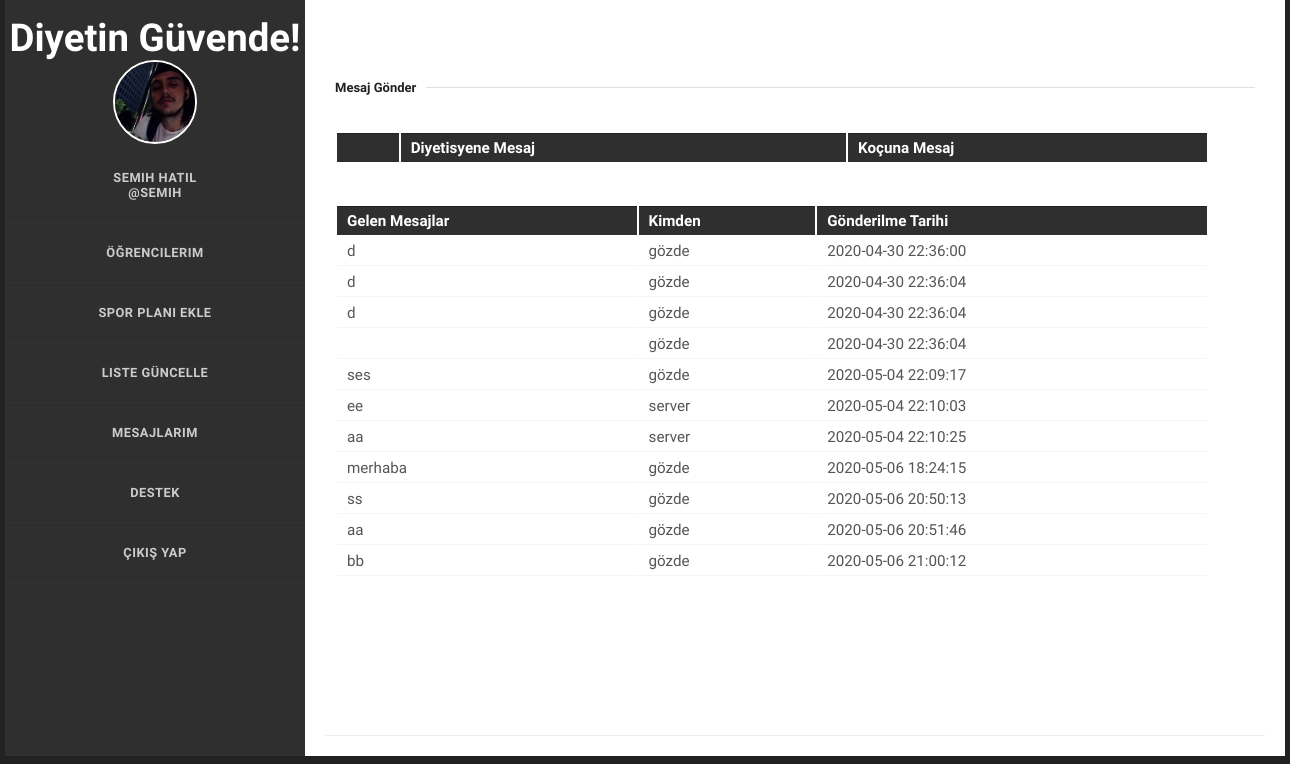
Screenshot of /Kullanici/kullanici-mesajlari.php (signed in) with the database file from the repository.
### tables this page shows
CREATE TABLE `kullanici` (
  `Id` int(11) NOT NULL,
  `CinsiyetId` int(11) NOT NULL,
  `Ad` varchar(30) NOT NULL,
  `Soyad` varchar(30) NOT NULL,
  `DogumTarih` date NOT NULL,
  `KullaniciAdi` varchar(15) NOT NULL,
  `Email` varchar(50) NOT NULL,
  `TelefonNo` varchar(15) NOT NULL,
  `Sifre` varchar(150) NOT NULL,
  `KullaniciTurId` int(11) NOT NULL,
  `pfoto` varchar(100) DEFAULT NULL
);

CREATE TABLE `kullanicimesaj` (
  `Id` int(11) NOT NULL,
  `GonderenId` int(11) NOT NULL,
  `AlanId` int(11) NOT NULL,
  `Mesaj` varchar(400) NOT NULL,
  `GonderilmeTarihi` datetime NOT NULL
);

### Kullanici/kullanici-mesajlari.php (the view, shortened to what this page needs)
<!doctype html>
<html>
<head>
    <link rel="stylesheet" href="/css/styles.css" type="text/css" />
</head>
<body>
<section id="body" class="width">
    <?php include "../Ortak/get-menu.php"?>
    <section id="content" class="column-right">
        <article>
            <div class="beyaz" style="padding-top: 50px"  >
                <fieldset>
                    <legend>Mesaj Gönder</legend><br><br>
                    <table>
                        <th>
                        <th>Diyetisyene Mesaj</th>
                        <th>Koçuna Mesaj</th>
                        </th>
                        <?php
                        include "../baglan.php";
                        $id = $_SESSION['Id'];
                        ?>
                    </table>
                    <table style="margin-top: 40px;">
                        <tr>
                            <th>Gelen Mesajlar</th>
                            <th>Kimden</th>
                            <th>Gönderilme Tarihi</th>
                        </tr>
                        <?php
                        $query = $db->query("SELECT * FROM kullanicimesaj where AlanId = $id", PDO::FETCH_ASSOC);
                        if ( $query->rowCount() ){
                            foreach( $query as $mesaj ){
                                $kkId= $mesaj['GonderenId'];
                                $karsiKullanici = $db->query("SELECT * FROM kullanici WHERE Id = $kkId")->fetch(PDO::FETCH_ASSOC);
                                print '
                                <tr>
                                    <td>'.$mesaj['Mesaj'].'</td>
                                    <td>'.$karsiKullanici['KullaniciAdi'].'</td>
                                    <td>'.$mesaj['GonderilmeTarihi'].'</td>
                                </tr>
                            ';
                            }
                        }
                        ?>
                    </table><br><br>
            </div>
        </article>
    </section>
</section>
</body>
</html>

### Menus/koc-menu.php
<?php
$username = $_SESSION["username"];
$name = $_SESSION["ad"];
$soyad = $_SESSION["soyad"];
$id = $_SESSION['Id'];
$path = $_SERVER['REQUEST_URI'];
echo '
<aside id="sidebar" class="column-left">
	<header>
		<h1><a href="#">Diyetin Güvende!</a></h1>
	</header>
	<nav id="mainnav">
  		<ul>
                  ';
                    $db = new PDO("mysql:host=localhost;dbname=diyetinguvende", "root", '');
                     $listele=$db-> query(" SELECT * FROM kullanici where Id=$id", PDO::FETCH_ASSOC);
                      if($listele->rowCount())
                     {
                        foreach ($listele as $gelenveri)
                        {
                            if(!empty($gelenveri['pfoto'])){
                            $dosyayolu="../Ortak/resimler/".$gelenveri['pfoto'];
                             echo "<center> <a href='../Ortak/kullanici-profili.php'><img src='$dosyayolu' width='80' height='80'  style='border-width:2px; border-radius:50px; border-style:solid; border-color:white;' ></center>";
                            }
                            else{
                            $dosyayolu="../Ortak/resimler/profil.png";
                            echo " <center> <a href='../Ortak/kullanici-profili.php'><img src='$dosyayolu' width='90' height='90' style='border-width:3px; border-radius:50px; border-style:solid; border-color:white;'></center>";
                            }
                        }
                    }
    if($path == "/Ortak/kullanici-profili.php")
        echo "<li class=\"selected-item\" style=\"background-color:forestgreen\"><a href=\"../Ortak/kullanici-profili.php\">$name $soyad <br>@$username</a></li>
                <li><a href=\"/Koc/koc.php\"> Öğrencilerim</a></li>
                <li><a href=\"/Koc/yeni-spor-plani.php\">Spor Planı Ekle</a></li>
                <li><a href=\"/Koc/koc-liste-guncelle.php\">Liste Güncelle</a></li>
                <li><a href=\"/Koc/koc-mesajlari.php\">Mesajlarim</a></li>
                <li ><a href=\"../Ortak/destek.php\">Destek</a></li>
                <li ><a href=\"../cikis-yap.php\">Çıkış Yap</a></li>";
    else if($path == "/Koc/koc.php")
        echo "<li><a href=\"../Ortak/kullanici-profili.php\">$name $soyad <br>@$username</a></li>
                <li class=\"selected-item\" style=\"background-color:forestgreen\"><a href=\"/Koc/koc.php\"> Öğrencilerim</a></li>
                <li ><a href=\"/Koc/yeni-spor-plani.php\">Spor Planı Ekle</a></li>
                <li><a href=\"/Koc/koc-liste-guncelle.php\">Liste Güncelle</a></li>
                <li><a href=\"/Koc/koc-mesajlari.php\">Mesajlarim</a></li>
                <li ><a href=\"../Ortak/destek.php\">Destek</a></li>
                <li ><a href=\"../cikis-yap.php\">Çıkış Yap</a></li>";
    else if($path == "/Koc/yeni-spor-plani.php")
        echo "<li><a href=\"../Ortak/kullanici-profili.php\">$name $soyad <br>@$username</a></li>
                <li><a href=\"/Koc/koc.php\"> Öğrencilerim</a></li>
                <li class=\"selected-item\" style=\"background-color:forestgreen\"><a href=\"/Koc/yeni-spor-plani.php\">Spor Planı Ekle</a></li>
                <li><a href=\"/Koc/koc-liste-guncelle.php\">Liste Güncelle</a></li>
                <li><a href=\"/Koc/koc-mesajlari.php\">Mesajlarim</a></li>
                <li ><a href=\"../Ortak/destek.php\">Destek</a></li>
                <li ><a href=\"../cikis-yap.php\">Çıkış Yap</a></li>";
    else if($path == "/Koc/koc-liste-guncelle.php")
        echo "<li><a href=\"../Ortak/kullanici-profili.php\">$name $soyad <br>@$username</a></li>
                <li><a href=\"/Koc/koc.php\"> Öğrencilerim</a></li>
                <li><a href=\"/Koc/yeni-spor-plani.php\">Spor Planı Ekle</a></li>
                <li class=\"selected-item\" style=\"background-color:forestgreen\"><a href=\"/Koc/koc-liste-guncelle.php\">Liste Güncelle</a></li>
                <li><a href=\"/Koc/koc-mesajlari.php\">Mesajlarim</a></li>
                <li ><a href=\"../Ortak/destek.php\">Destek</a></li>
                <li ><a href=\"../cikis-yap.php\">Çıkış Yap</a></li>";
    else if($path == "/Ortak/destek.php")
        echo "<li><a href=\"../Ortak/kullanici-profili.php\">$name $soyad <br>@$username</a></li>
                <li><a href=\"/Koc/koc.php\"> Öğrencilerim</a></li>
                <li><a href=\"/Koc/yeni-spor-plani.php\">Spor Planı Ekle</a></li>
                <li><a href=\"/Koc/koc-liste-guncelle.php\">Liste Güncelle</a></li>
                <li><a href=\"/Koc/koc-mesajlari.php\">Mesajlarim</a></li>
                <li class=\"selected-item\" style=\"background-color:forestgreen\"><a href=\"../Ortak/destek.php\">Destek</a></li>
                <li ><a href=\"../cikis-yap.php\">Çıkış Yap</a></li>";
    else if($path=="/Koc/koc-mesajlari.php")
        echo "<li><a href=\"../Ortak/kullanici-profili.php\">$name $soyad <br>@$username</a></li>
                <li><a href=\"/Koc/koc.php\"> Öğrencilerim</a></li>
                <li><a href=\"/Koc/yeni-spor-plani.php\">Spor Planı Ekle</a></li>
                <li><a href=\"/Koc/koc-liste-guncelle.php\">Liste Güncelle</a></li>
                <li class=\"selected-item\" style=\"background-color:forestgreen\"><a href=\"/Koc/koc-mesajlari.php\">Mesajlarim</a></li>
                <li ><a href=\"../Ortak/destek.php\">Destek</a></li>
                <li ><a href=\"../cikis-yap.php\">Çıkış Yap</a></li>";
                else if($path == "/Koc/ogrenci-profili.php")
                echo "<li><a href=\"../Ortak/kullanici-profili.php\">$name $soyad <br>@$username</a></li>
                <li><a href=\"/Koc/koc.php\" style=\"background-color:forestgreen\"> Öğrencilerim</a></li>
                <li><a href=\"/Koc/yeni-spor-plani.php\">Spor Planı Ekle</a></li>
                <li><a href=\"/Koc/koc-liste-guncelle.php\">Liste Güncelle</a></li>
                <li><a href=\"/Koc/koc-mesajlari.php\">Mesajlarim</a></li>
                <li ><a href=\"../Ortak/destek.php\">Destek</a></li>
                <li ><a href=\"../cikis-yap.php\">Çıkış Yap</a></li>";
                else{
                echo "<li><a href=\"../Ortak/kullanici-profili.php\">$name $soyad <br>@$username</a></li>
                <li><a href=\"/Koc/koc.php\" > Öğrencilerim</a></li>
                <li><a href=\"/Koc/yeni-spor-plani.php\">Spor Planı Ekle</a></li>
                <li><a href=\"/Koc/koc-liste-guncelle.php\">Liste Güncelle</a></li>
                <li><a href=\"/Koc/koc-mesajlari.php\">Mesajlarim</a></li>
                <li ><a href=\"../Ortak/destek.php\">Destek</a></li>
                <li ><a href=\"../cikis-yap.php\">Çıkış Yap</a></li>";
                }
echo '
        </ul>
	</nav>
</aside>
';?>

### css/styles.css (style rules this page uses)
body { margin:0px auto; padding:0; background: #222; font-family: 'Oxygen', 'sans-serif'; font-size: 1.0em; color:#555; }
* { margin:0; padding:0; }
table { width:95%; text-align:left; }
th, td { padding:5px 10px; }
th { color:#fff; border-top:1px solid #222; background-color:#2F2F2F; }
td { border-bottom:1px solid #f4f4f4; }
a { color:#B80000; }
fieldset { display:block; border:none; border-top:1px solid #e0e0e0; }
fieldset legend { font-weight:bold; font-size:13px; padding-right:10px; color:#222; }
h1 { font-size:2.4em; }
ul, ol { margin:0 0 35px 35px; }
li { padding-bottom:5px; }
.width { width:1280px; margin: 0 auto; }
header { padding-top:15px; margin:0 auto; }
header h1 { text-align: center; font-size:2.4em; }
header h1 a, header h1 a:hover, header h1 a:visited { color: #fff; text-decoration: none; }
div.beyaz { min-height:625px; position:relative; top:15%; left:0%; }
section#body { padding: 0; background: #2f2f2f; }
section#content { width:940px; padding: 20px; background-color: #fff; }
.column-left { float:left; }
.column-right { float:right; }
aside#sidebar { width:300px; position: fixed; }
nav#mainnav ul { padding: 0; margin: 0; list-style: none; }
nav#mainnav li { padding:0; border-bottom: 1px solid #333; font-size:0.8em; }
nav#mainnav li a { color: #ccc; display: block; padding: 22px 17px; text-align: center; text-transform: uppercase; font-weight: bold; text-decoration: none; letter-spacing: 0.5px; }
article { padding: 10px 10px 30px; font-size: 0.95em; border-bottom: 1px solid #eee; }

### rows the page displays
kullanici: pfoto (picture)
kullanicimesaj: Mesaj "d", GonderenId.KullaniciAdi "gözde", GonderilmeTarihi "2020-04-30 22:36:00"
kullanicimesaj: Mesaj "d", GonderenId.KullaniciAdi "gözde", GonderilmeTarihi "2020-04-30 22:36:04"
kullanicimesaj: Mesaj "d", GonderenId.KullaniciAdi "gözde", GonderilmeTarihi "2020-04-30 22:36:04"
kullanicimesaj: GonderenId.KullaniciAdi "gözde", GonderilmeTarihi "2020-04-30 22:36:04"
kullanicimesaj: Mesaj "ses", GonderenId.KullaniciAdi "gözde", GonderilmeTarihi "2020-05-04 22:09:17"
kullanicimesaj: Mesaj "ee", GonderenId.KullaniciAdi "server", GonderilmeTarihi "2020-05-04 22:10:03"
kullanicimesaj: Mesaj "aa", GonderenId.KullaniciAdi "server", GonderilmeTarihi "2020-05-04 22:10:25"
kullanicimesaj: Mesaj "merhaba", GonderenId.KullaniciAdi "gözde", GonderilmeTarihi "2020-05-06 18:24:15"
kullanicimesaj: Mesaj "ss", GonderenId.KullaniciAdi "gözde", GonderilmeTarihi "2020-05-06 20:50:13"
kullanicimesaj: Mesaj "aa", GonderenId.KullaniciAdi "gözde", GonderilmeTarihi "2020-05-06 20:51:46"
kullanicimesaj: Mesaj "bb", GonderenId.KullaniciAdi "gözde", GonderilmeTarihi "2020-05-06 21:00:12"

### other values shown
$name "SEMIH"
$soyad "HATIL"
$username "SEMIH"
